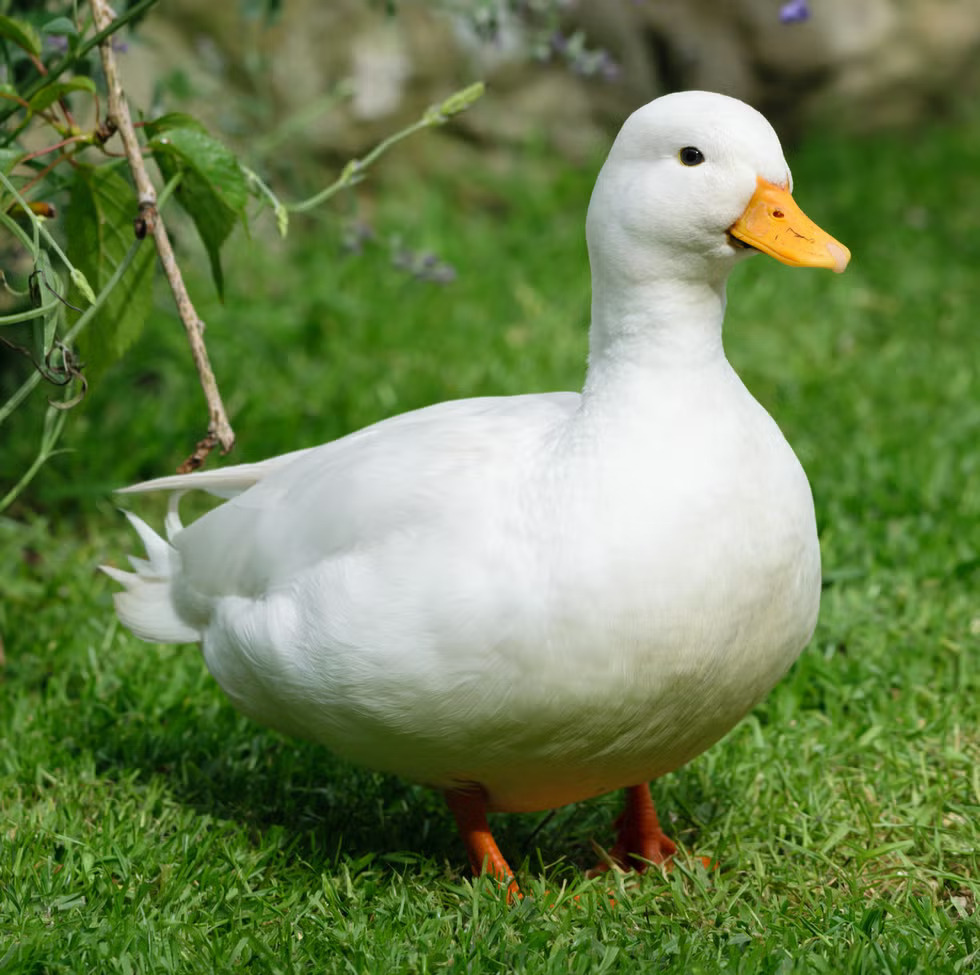
#> input picture exercises/Week 9/Image_1.jpg, 980 x 975 px
$ jupyter execute '04 Exercise 4.ipynb'
#> lines starting #> are read from the running program, lines starting #| are printed output that depends on the picture
# Exercise 4
**Cristina Correa - 1819211867**

Now we will open the image file on a grey scale

[cell 1]
import cv2
import numpy as np
import matplotlib.pyplot as plt

image_path = "Image_1.jpg"
image = cv2.imread(image_path, cv2.IMREAD_GRAYSCALE)
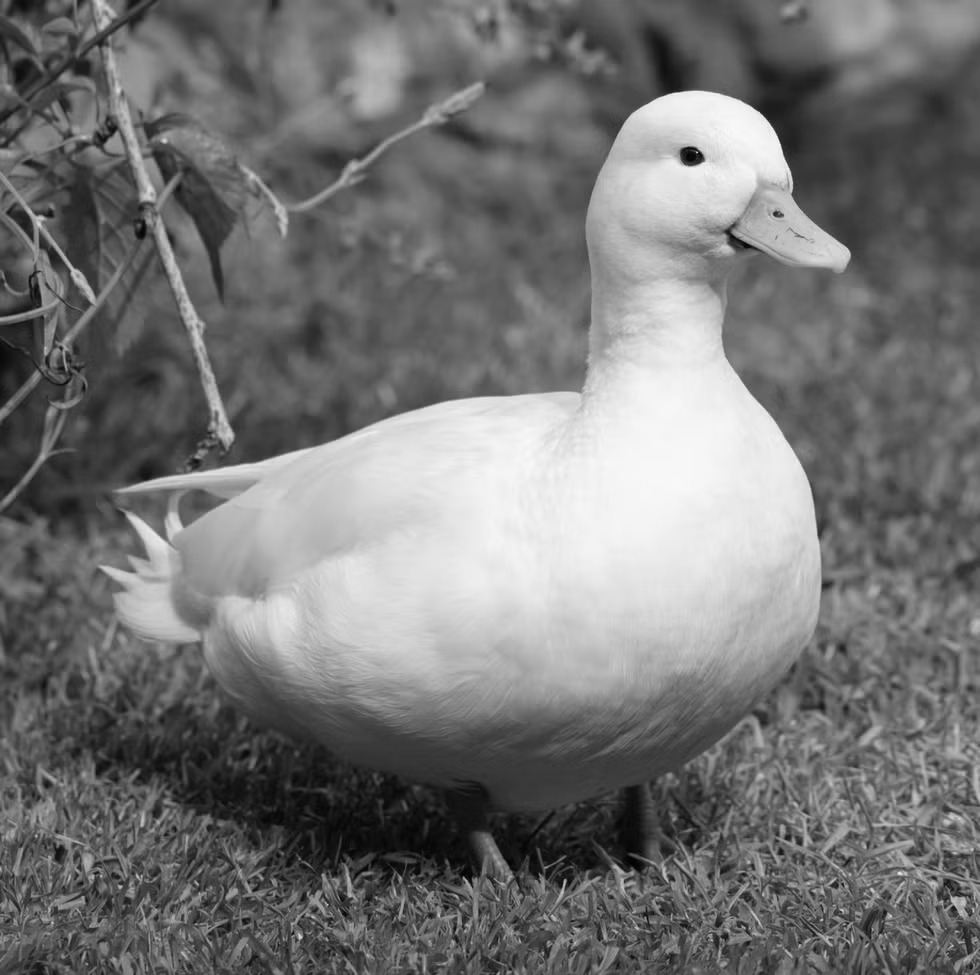
#> image: shape (975, 980); min 0, max 249, mean 117.1
plt.imshow(image, cmap="gray")
plt.title("Grey Scaled Image")
plt.show()
